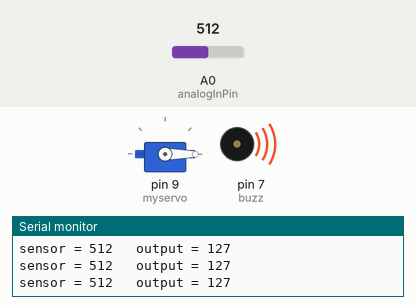
Recording of a sketch running on a simulated Arduino Uno, built with avr-gcc and run on an emulated ATmega328P. On the bench: servo, buzzer (waves = sounding, pin HIGH), the last lines printed to the serial monitor. The test bench sets the inputs (shaded band); at power-on: A0 (analogInPin) = 512.

Above: at 1.2 s.
1.3 s: A0 (analogInPin) set to 216
4.3 s: A0 (analogInPin) set to 187
At 5.0 s:
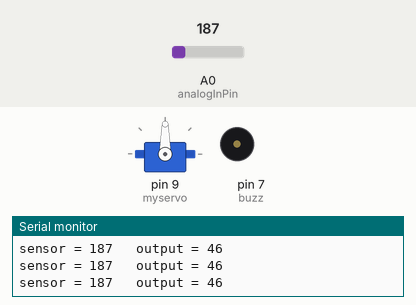
5.8 s: A0 (analogInPin) set to 1023
At 6.4 s:
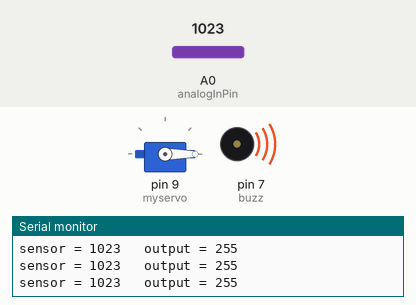
7.3 s: A0 (analogInPin) set to 170
At 8.3 s:
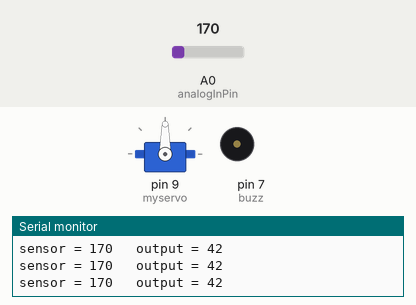
8.8 s: A0 (analogInPin) set to 230
At 9.6 s:
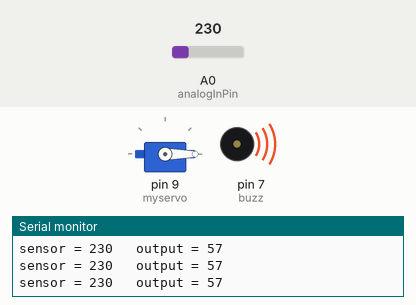
Timing chart, 0 to 11.3 s (numbered marks = the images above; inputs shaded):
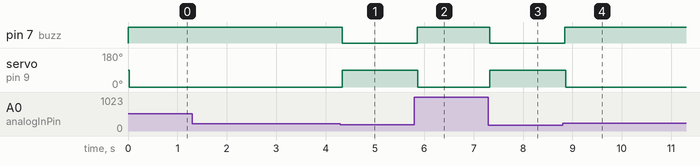

The sketch:

water_level_sensor.ino
```cpp
#include <Servo.h>
const int analogInPin = A0;  // Analog input pin that the potentiometer is attached to
 // Analog output pin that the LED is attached to
int buzz = 7;
int sensorValue = 0;        // value read from the pot
int outputValue = 0;        // value output to the PWM (analog out)


Servo myservo;  // create servo object to control a servo
// twelve servo objects can be created on most boards

int pos = 0;

void setup() {
  myservo.attach(9);
  // initialize serial communications at 9600 bps:
  Serial.begin(9600);
  pinMode(buzz,OUTPUT);
  digitalWrite(buzz,LOW);
  if (sensorValue>180 && outputValue>42){
     Serial.println("water level is above required");}
}

void loop() {
  // read the analog in value:
  sensorValue = analogRead(analogInPin);
  // map it to the range of the analog out:
  outputValue = map(sensorValue, 0, 1023, 0, 255);
  // change the analog out value:


  // print the results to the serial monitor:
  Serial.print("sensor = ");
  Serial.print(sensorValue);
  Serial.print("\t output = ");
  Serial.println(outputValue);

  if (sensorValue>220 && outputValue>50){
     digitalWrite(buzz,HIGH);     // Buzzer will be in ON state
     delay(20);
     myservo.write(0);
  }
  else if(sensorValue<220 && outputValue<50){
   digitalWrite(buzz,LOW);
   myservo.write(90);
  }
 }
```

Measured:
- the behaviour switches between 201 and 200 on A0 (analogInPin) (found by bisection; images 0 and 1)
- after the input at 4.3 s, pin 7 (buzz): HIGH → LOW at once; servo on pin 9 (myservo): 0° → 90° at once
- after the input at 5.8 s, pin 7 (buzz): LOW → HIGH after 0.05 s; servo on pin 9 (myservo): 90° → 0° after 0.07 s
- after the input at 7.3 s, pin 7 (buzz): HIGH → LOW at once; servo on pin 9 (myservo): 0° → 90° at once
- after the input at 8.8 s, pin 7 (buzz): LOW → HIGH at once; servo on pin 9 (myservo): 90° → 0° after 0.06 s
